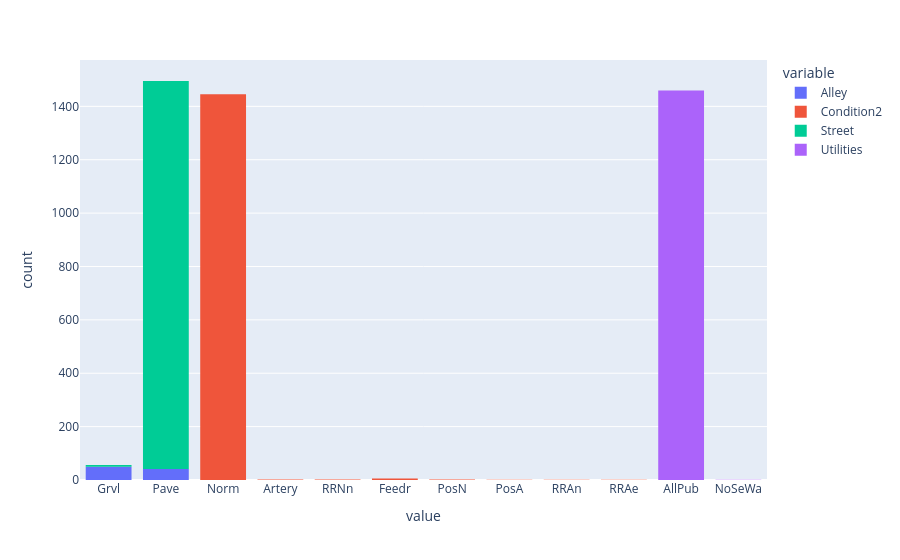

Write notebook code for a chart like this one.
### Code cell
px.histogram(data[['Alley', 'Condition2', 'Street', 'Utilities']])

### Figure 1 — Plotly figure (JSON) as saved in the notebook; plotly's stock layout.template omitted (floating-point values rounded to 4 significant figures; data arrays with more than 128 entries replaced by an {"elided": "..."} marker saying what was removed)
{"data": [{"bingroup": "x", "hovertemplate": "variable=Alley<br>value=%{x}<br>count=%{y}<extra></extra>", "legendgroup": "Alley", "marker": {"color": "#636efa", "pattern": {"shape": ""}}, "name": "Alley", "orientation": "v", "showlegend": true, "type": "histogram", "x": {"elided": "1460 str values"}, "xaxis": "x", "yaxis": "y"}, {"bingroup": "x", "hovertemplate": "variable=Condition2<br>value=%{x}<br>count=%{y}<extra></extra>", "legendgroup": "Condition2", "marker": {"color": "#EF553B", "pattern": {"shape": ""}}, "name": "Condition2", "orientation": "v", "showlegend": true, "type": "histogram", "x": {"elided": "1460 str values"}, "xaxis": "x", "yaxis": "y"}, {"bingroup": "x", "hovertemplate": "variable=Street<br>value=%{x}<br>count=%{y}<extra></extra>", "legendgroup": "Street", "marker": {"color": "#00cc96", "pattern": {"shape": ""}}, "name": "Street", "orientation": "v", "showlegend": true, "type": "histogram", "x": {"elided": "1460 str values"}, "xaxis": "x", "yaxis": "y"}, {"bingroup": "x", "hovertemplate": "variable=Utilities<br>value=%{x}<br>count=%{y}<extra></extra>", "legendgroup": "Utilities", "marker": {"color": "#ab63fa", "pattern": {"shape": ""}}, "name": "Utilities", "orientation": "v", "showlegend": true, "type": "histogram", "x": {"elided": "1460 str values"}, "xaxis": "x", "yaxis": "y"}], "layout": {"barmode": "relative", "legend": {"title": {"text": "variable"}, "tracegroupgap": 0}, "margin": {"t": 60}, "xaxis": {"anchor": "y", "domain": [0, 1], "title": {"text": "value"}}, "yaxis": {"anchor": "x", "domain": [0, 1], "title": {"text": "count"}}}}
